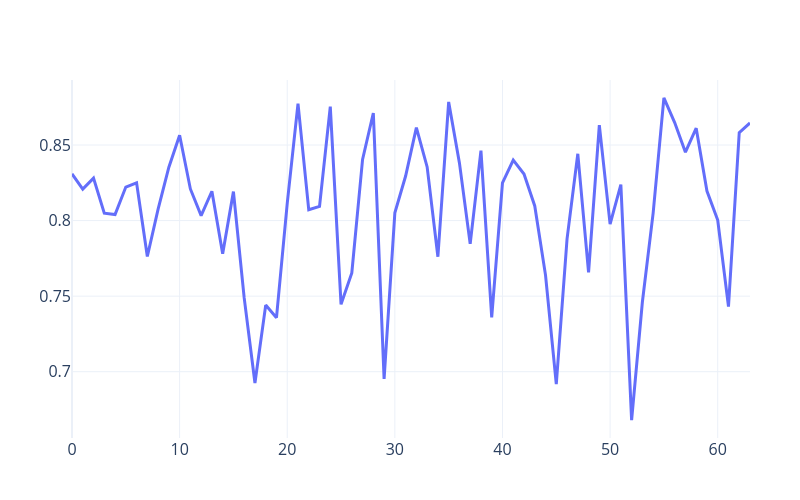

Write notebook code for a chart like this one.
### Code cell
line(np.linalg.norm(np.array(W_K.T.detach().cpu()), axis=0))

### Figure 1 — Plotly figure (JSON) as saved in the notebook; plotly's stock layout.template omitted (floating-point values rounded to 4 significant figures)
{"data": [{"hovertemplate": "variable=0<br>index=%{x}<br>value=%{y}<extra></extra>", "legendgroup": "0", "line": {"color": "#636efa", "dash": "solid", "width": 3}, "marker": {"size": 8, "symbol": "circle"}, "mode": "lines", "name": "0", "orientation": "v", "showlegend": false, "type": "scatter", "x": [0, 1, 2, 3, 4, 5, 6, 7, 8, 9, 10, 11, 12, 13, 14, 15, 16, 17, 18, 19, 20, 21, 22, 23, 24, 25, 26, 27, 28, 29, 30, 31, 32, 33, 34, 35, 36, 37, 38, 39, 40, 41, 42, 43, 44, 45, 46, 47, 48, 49, 50, 51, 52, 53, 54, 55, 56, 57, 58, 59, 60, 61, 62, 63], "xaxis": "x", "y": [0.831, 0.8208, 0.8281, 0.8049, 0.804, 0.8222, 0.825, 0.7763, 0.8076, 0.8353, 0.8564, 0.8209, 0.8033, 0.8194, 0.778, 0.8192, 0.7488, 0.6925, 0.7441, 0.7357, 0.8114, 0.8773, 0.8071, 0.8094, 0.8754, 0.7446, 0.7653, 0.8405, 0.8712, 0.6952, 0.8052, 0.8295, 0.8615, 0.8355, 0.7761, 0.8785, 0.8381, 0.7846, 0.8462, 0.736, 0.8249, 0.84, 0.8308, 0.8097, 0.7639, 0.6918, 0.7879, 0.8442, 0.7657, 0.8631, 0.7976, 0.8237, 0.668, 0.7461, 0.805, 0.8812, 0.8648, 0.8452, 0.8611, 0.8195, 0.8003, 0.7431, 0.8582, 0.8646], "yaxis": "y"}], "layout": {"height": 500, "legend": {"font": {"size": 16}, "title": {"text": ""}, "tracegroupgap": 0}, "margin": {"b": 50, "l": 50, "r": 50, "t": 80}, "showlegend": false, "title": {"font": {"family": "Serif", "size": 24}, "text": ""}, "width": 800, "xaxis": {"anchor": "y", "domain": [0, 1], "tickfont": {"size": 16}, "title": {"font": {"size": 18}, "text": ""}}, "yaxis": {"anchor": "x", "domain": [0, 1], "tickfont": {"size": 16}, "title": {"font": {"size": 18}, "text": ""}}}}
